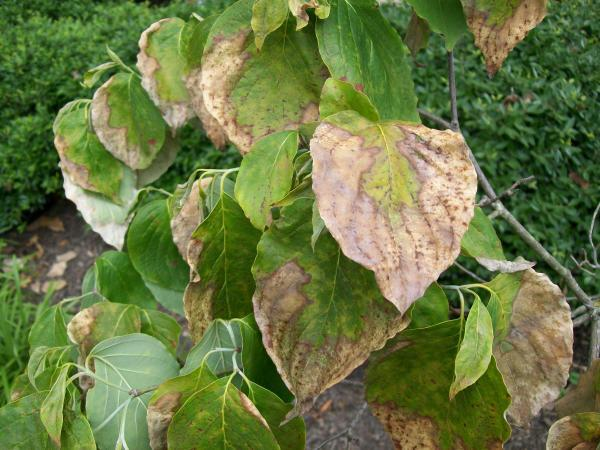
#> input picture plant/plant/Plant Images/4-dogwood_scorching pdic.jpg, 600 x 450 px
$ python -i image_processor.py   (imports and definitions only)
#> lines starting #> are read from the running program, lines starting #| are printed output that depends on the picture; after the words box and inside, x2 and y2 are one past the last pixel; in counts of white or black regions, pixels touching at a corner belong together
import cv2
import numpy as np
import os

def analyze_plant_health(image_path):
    """
    Analyze plant health from an image using color analysis

    Args:
        image_path: Path to the plant image

    Returns:
        Dictionary with analysis results
    """
    try:
        # Read image
        img = cv2.imread(image_path)
#> img is the input picture: shape (450, 600, 3); mean B, G, R 67, 119.9, 105.4
        if img is None:
            return {
                'status': 'Error',
                'disease_name': 'Invalid Image',
                'confidence': 0,
                'message': 'Could not read the image. Please check the file.'
            }

        # Check image size
        if img.size == 0:
            return {
                'status': 'Error',
                'disease_name': 'Empty Image',
                'confidence': 0,
                'message': 'Image appears to be empty or corrupted.'
            }

        # Convert to HSV for better color detection
        hsv = cv2.cvtColor(img, cv2.COLOR_BGR2HSV)
#> hsv: shape (450, 600, 3); mean H, S, V 37.8, 131.9, 125.3

        # Define color ranges for different disease indicators
        # Yellow/Brown range (Leaf Spot, Mildew)
        lower_yellow = np.array([15, 50, 50])
        upper_yellow = np.array([35, 255, 255])

        # Brown/Dark brown range (Blight, Rot)
        lower_brown = np.array([0, 20, 20])
        upper_brown = np.array([15, 255, 200])

        # Red/Rust range (Rust diseases)
        lower_red = np.array([0, 100, 100])
        upper_red = np.array([10, 255, 255])

        # Create masks for each disease indicator
        mask_yellow = cv2.inRange(hsv, lower_yellow, upper_yellow)
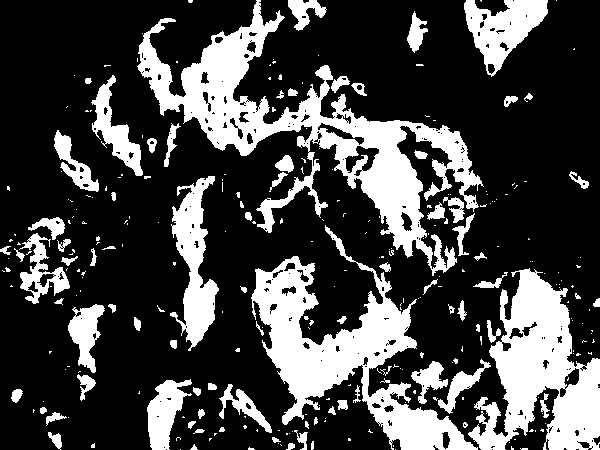
#> mask_yellow: shape (450, 600); 27% white; 289 white regions (207 under 20 px), largest, box (x1, y1, x2, y2) and area: (137, 0, 484, 276) 21308, (251, 225, 478, 450) 15004, (468, 268, 600, 450) 12594
        mask_brown = cv2.inRange(hsv, lower_brown, upper_brown)
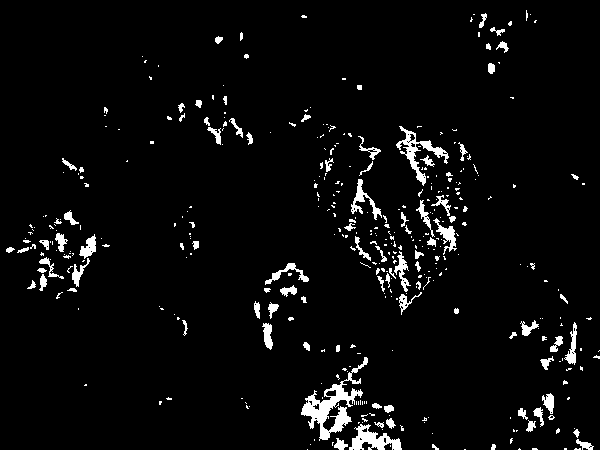
#> mask_brown: shape (450, 600); 4.2% white; 393 white regions (298 under 20 px), largest, box (x1, y1, x2, y2) and area: (301, 357, 368, 441) 1542, (396, 126, 449, 186) 696, (349, 424, 402, 450) 668
        mask_red = cv2.inRange(hsv, lower_red, upper_red)
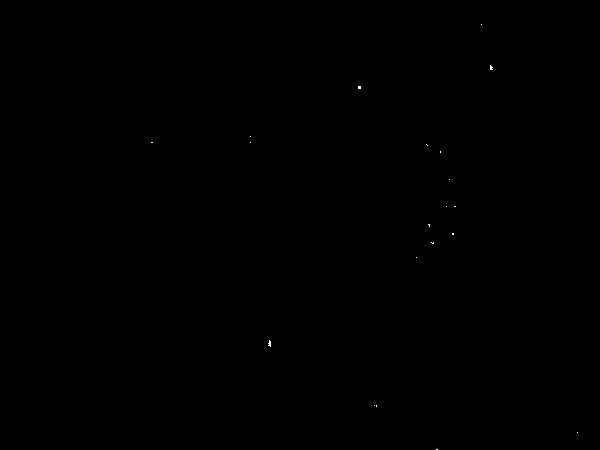
#> mask_red: shape (450, 600); 0.02% white in thin lines or dots, all inside (x1, y1, x2, y2) = (151, 24, 578, 450)

        # Combine masks
        mask = mask_yellow + mask_brown + mask_red
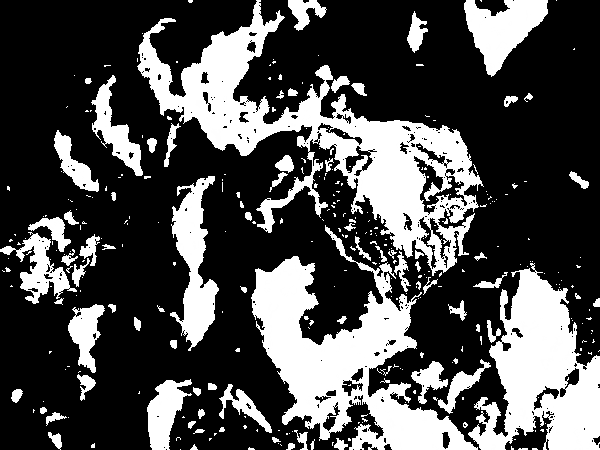
#> mask: shape (450, 600); min 0, max 255, mean 77.1

        # Calculate disease percentage
        total_pixels = img.shape[0] * img.shape[1]
#> total_pixels = 270000
        disease_pixels = cv2.countNonZero(mask)
#> disease_pixels = 81690
        severity = (disease_pixels / total_pixels) * 100 if total_pixels > 0 else 0
#> severity = 30.26

        # Calculate confidence (inverse of severity + base confidence)
        confidence = round(max(0, 100 - (severity / 2)), 2)
#> confidence = 84.87

        # Classify based on severity
        if severity < 3:
            return {
                'status': 'Healthy',
                'disease_name': 'No Disease Detected',
                'confidence': confidence,
                'message': 'Your plant appears to be healthy! Continue with regular care and monitoring.'
            }
        elif severity < 10:
            return {
                'status': 'Non-Critical',
                'disease_name': 'Leaf Spot / Powdery Mildew',
                'confidence': confidence,
                'message': 'Minor infection detected. Recommended: Apply fungicide spray and improve air circulation.'
            }
        elif severity < 25:
            return {
                'status': 'Non-Critical',
                'disease_name': 'Early Blight / Rust',
                'confidence': confidence,
                'message': 'Moderate infection detected. Remove affected leaves and apply appropriate treatment.'
            }
        else:
            return {
                'status': 'Critical',
                'disease_name': 'Severe Blight / Rot',
                'confidence': confidence,
                'message': 'Critical infection detected! Immediate action needed: Isolate plant, remove affected parts, and apply strong fungicide.'
            }

    except Exception as e:
        return {
            'status': 'Error',
            'disease_name': 'Processing Error',
            'confidence': 0,
            'message': f'Error analyzing image: {str(e)}'
        }

>>> result = analyze_plant_health('Plant Images/4-dogwood_scorching pdic.jpg')
#> result = 4 items

$ run again, on plant/plant/Plant Images/Potato-leaf-blight.jpg
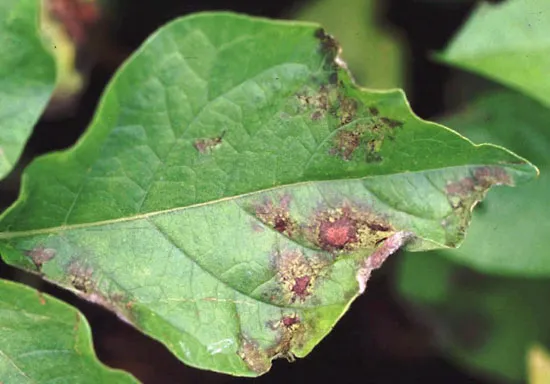
#> input picture plant/plant/Plant Images/Potato-leaf-blight.jpg, 550 x 384 px
#> in analyze_plant_health, img is the input picture: shape (384, 550, 3); mean B, G, R 84.8, 133.6, 105.9
#> hsv: shape (384, 550, 3); mean H, S, V 56.2, 94.1, 136.3
#> in analyze_plant_health, `mask_yellow = cv2.inRange(hsv, lower_yellow, upper_yellow)`:
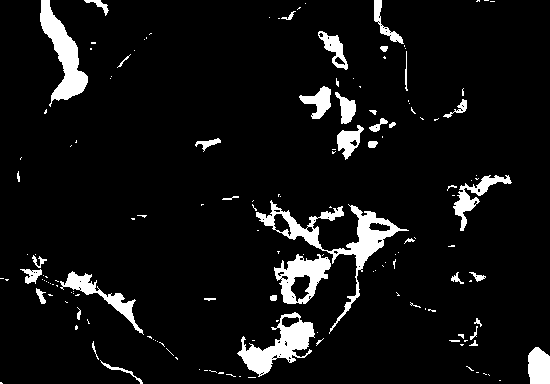
#> mask_yellow: shape (384, 550); 7.2% white; 154 white regions (113 under 20 px), largest, box (x1, y1, x2, y2) and area: (256, 200, 409, 334) 2845, (40, 0, 88, 107) 1999, (237, 312, 315, 377) 1958
#> mask_brown: shape (384, 550); 6.3% white; 209 white regions (160 under 20 px), largest, box (x1, y1, x2, y2) and area: (44, 0, 130, 128) 4140, (364, 249, 442, 364) 2065, (39, 284, 174, 384) 1266
#> mask_red: shape (384, 550); 0.66% white; 37 white regions (31 under 20 px), largest, box (x1, y1, x2, y2) and area: (53, 0, 97, 41) 980, (326, 228, 353, 246) 235, (302, 280, 309, 294) 22, (277, 227, 286, 231) 20, (320, 234, 327, 243) 20, (353, 235, 358, 242) 20
#> in analyze_plant_health, `mask = mask_yellow + mask_brown + mask_red`:
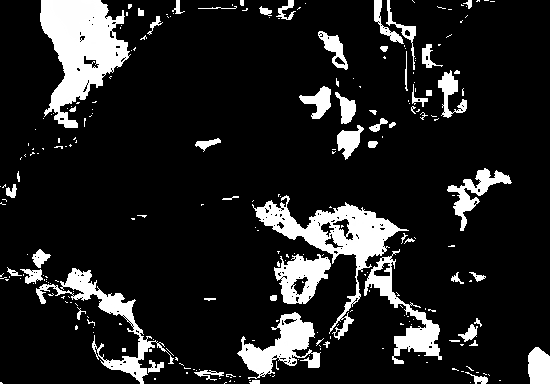
#> mask: shape (384, 550); min 0, max 255, mean 34
#> disease_pixels = 28177
#> severity = 13.34
#> confidence = 93.33
#> result = 4 items
